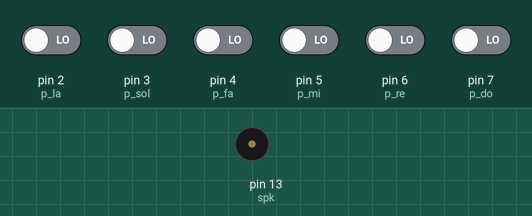
Simulated run of this sketch. Board: Arduino Uno, built with avr-gcc and run on an emulated ATmega328P. On the bench: buzzer (waves = sounding). The test bench sets the inputs (shaded band); at power-on: pin 2 (p_la), pin 3 (p_sol), pin 4 (p_fa), pin 5 (p_mi), pin 6 (p_re), pin 7 (p_do) LOW.

Above: at 1.2 s.
1.3 s: pin 2 (p_la) driven HIGH
At 1.6 s:
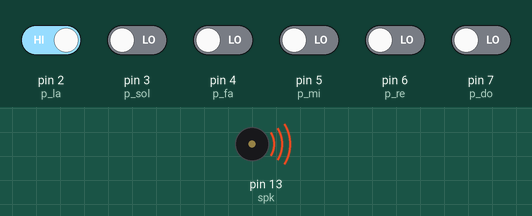
2.8 s: pin 2 (p_la) driven LOW
At 4.0 s:
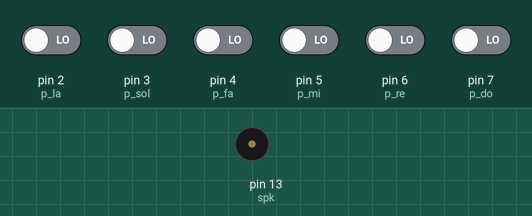
4.3 s: pin 3 (p_sol) driven HIGH
At 5.1 s:
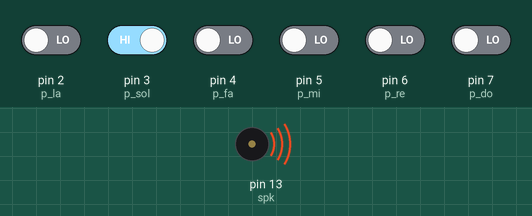
Timing chart, 0 to 7.3 s (numbered marks = the images above; inputs shaded):
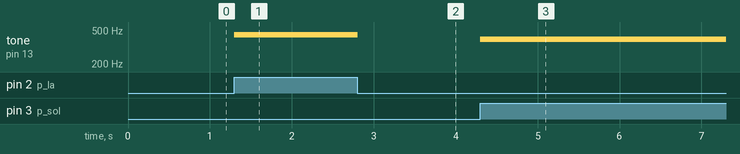

The sketch:

_104_Piano.ino
```cpp
int spk=13;                             // altavoz a GND y pin 13

// frecuencias 4 octavas de:
int c[5] ={131,262,523,1046,2093};      // Do
int cs[5]={139,277,554,1108,2217};      // Do#
int d[5] ={147,294,587,1175,2349};      // Re
int ds[5]={156,311,622,1244,2489};      // Re#
int e[5] ={165,330,659,1319,2637};      // Mi
int f[5] ={175,349,698,1397,2794};      // Fa
int fs[5]={185,370,740,1480,2960};      // Fa#
int g[5] ={196,392,784,1568,3136};      // Sol
int gs[5]={208,415,831,1661,3322};      // Sol#
int a[5] ={220,440,880,1760,3520};      // La
int as[5]={233,466,932,1866,3729};      // La#
int b[5] ={247,494,988,1976,3951};      // Si

int p_do = 7;
int p_re = 6;
int p_mi = 5;
int p_fa = 4;
int p_sol= 3;
int p_la = 2;

void setup(){
  Serial.begin(9600);
  pinMode(p_do, INPUT);
  pinMode(p_re, INPUT);
  pinMode(p_mi, INPUT);
  pinMode(p_fa, INPUT);
  pinMode(p_sol,INPUT);
  pinMode(p_la, INPUT);
}

void nota(int frec, int t){
  tone(spk,frec);
  delay(t);
}

void loop(){
  if ( digitalRead(p_do) == HIGH ) {
    nota(c[1],10);
  } else if ( digitalRead(p_re) == HIGH ) {
    nota(d[1],10);
  } else if ( digitalRead(p_mi) == HIGH ) {
    nota(e[1],10);
  } else if ( digitalRead(p_fa) == HIGH ) {
    nota(f[1],10);
  } else if ( digitalRead(p_sol)== HIGH ) {
    nota(g[1],10);
  } else if ( digitalRead(p_la) == HIGH ) {
    nota(a[1],10);
  } else {
    noTone(spk);
  }
}
```

Measured:
- after the input at 1.3 s, tone on pin 13 (spk): silent → 440 Hz at once
- after the input at 2.8 s, tone on pin 13 (spk): 440 Hz → silent at once
- after the input at 4.3 s, tone on pin 13 (spk): silent → 392 Hz at once
